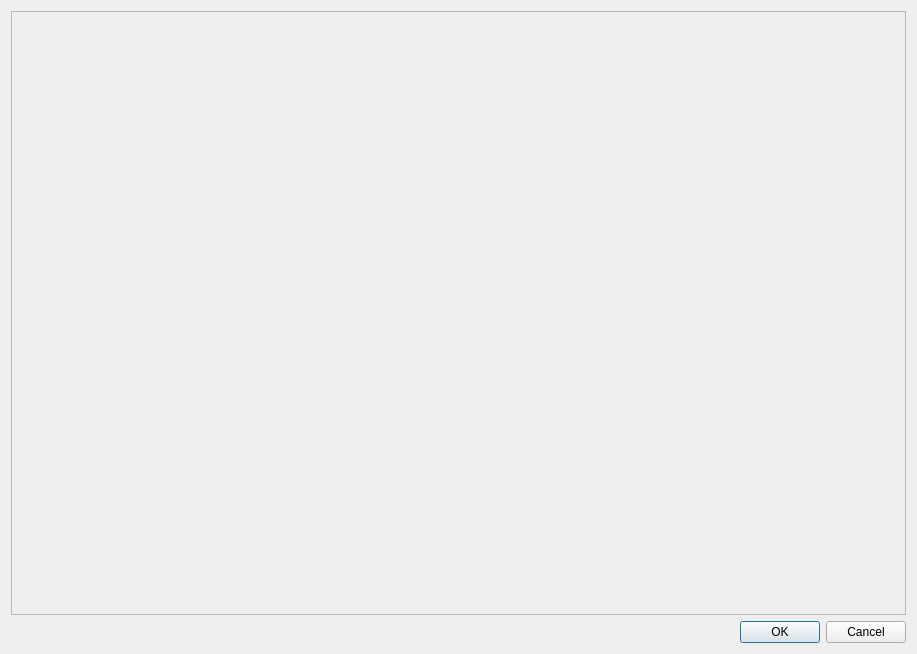
<?xml version="1.0" encoding="UTF-8"?>
<ui version="4.0">
 <class>Dialog</class>
 <widget class="QDialog" name="Dialog">
  <property name="windowModality">
   <enum>Qt::WindowModal</enum>
  </property>
  <property name="geometry">
   <rect>
    <x>0</x>
    <y>0</y>
    <width>917</width>
    <height>654</height>
   </rect>
  </property>
  <property name="cursor">
   <cursorShape>CrossCursor</cursorShape>
  </property>
  <property name="windowTitle">
   <string>Разделить область</string>
  </property>
  <layout class="QVBoxLayout" name="verticalLayout_2">
   <item>
    <layout class="QVBoxLayout" name="verticalLayout">
     <item>
      <widget class="QScrollArea" name="scrollArea">
       <property name="widgetResizable">
        <bool>true</bool>
       </property>
       <widget class="QWidget" name="scrollAreaWidgetContents">
        <property name="geometry">
         <rect>
          <x>0</x>
          <y>0</y>
          <width>895</width>
          <height>603</height>
         </rect>
        </property>
       </widget>
      </widget>
     </item>
     <item>
      <widget class="QDialogButtonBox" name="buttonBox">
       <property name="standardButtons">
        <set>QDialogButtonBox::Cancel|QDialogButtonBox::Ok</set>
       </property>
      </widget>
     </item>
    </layout>
   </item>
  </layout>
 </widget>
 <resources/>
 <connections/>
</ui>
